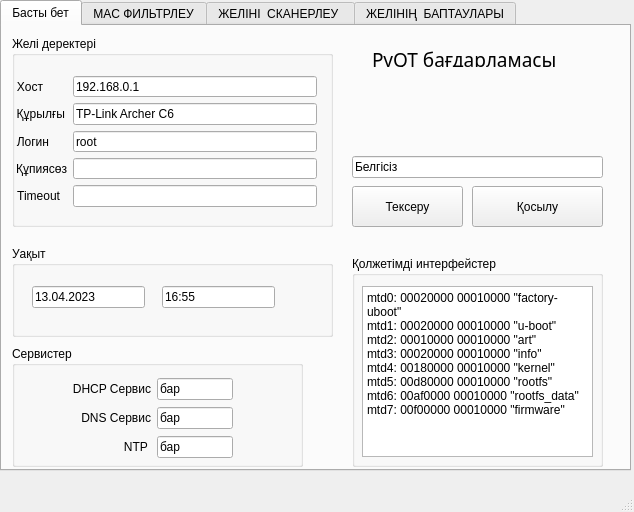
<?xml version="1.0" encoding="UTF-8"?>
<ui version="4.0">
 <class>mainWindow</class>
 <widget class="QMainWindow" name="mainWindow">
  <property name="geometry">
   <rect>
    <x>0</x>
    <y>0</y>
    <width>634</width>
    <height>512</height>
   </rect>
  </property>
  <property name="windowTitle">
   <string>Қауіпсіз желі жүйесі</string>
  </property>
  <widget class="QWidget" name="centralwidget">
   <widget class="QTabWidget" name="tabWidget">
    <property name="geometry">
     <rect>
      <x>0</x>
      <y>0</y>
      <width>631</width>
      <height>471</height>
     </rect>
    </property>
    <property name="currentIndex">
     <number>0</number>
    </property>
    <widget class="QWidget" name="tab">
     <attribute name="title">
      <string>Басты бет</string>
     </attribute>
     <widget class="QGroupBox" name="groupBox_34">
      <property name="geometry">
       <rect>
        <x>10</x>
        <y>10</y>
        <width>321</width>
        <height>191</height>
       </rect>
      </property>
      <property name="title">
       <string>Желі деректері </string>
      </property>
      <widget class="QWidget" name="layoutWidget_2">
       <property name="geometry">
        <rect>
         <x>4</x>
         <y>40</y>
         <width>301</width>
         <height>131</height>
        </rect>
       </property>
       <layout class="QFormLayout" name="formLayout_2">
        <item row="0" column="0">
         <widget class="QLabel" name="label_162">
          <property name="text">
           <string>Хост</string>
          </property>
          <property name="alignment">
           <set>Qt::AlignRight|Qt::AlignTrailing|Qt::AlignVCenter</set>
          </property>
         </widget>
        </item>
        <item row="0" column="1">
         <widget class="QLineEdit" name="hostname_2">
          <property name="text">
           <string>192.168.0.1</string>
          </property>
          <property name="readOnly">
           <bool>true</bool>
          </property>
         </widget>
        </item>
        <item row="1" column="0">
         <widget class="QLabel" name="label_163">
          <property name="text">
           <string>Құрылғы</string>
          </property>
          <property name="alignment">
           <set>Qt::AlignRight|Qt::AlignTrailing|Qt::AlignVCenter</set>
          </property>
         </widget>
        </item>
        <item row="1" column="1">
         <widget class="QLineEdit" name="architecture_2">
          <property name="text">
           <string>TP-Link Archer C6</string>
          </property>
          <property name="readOnly">
           <bool>true</bool>
          </property>
         </widget>
        </item>
        <item row="2" column="0">
         <widget class="QLabel" name="label_164">
          <property name="text">
           <string>Логин</string>
          </property>
          <property name="alignment">
           <set>Qt::AlignRight|Qt::AlignTrailing|Qt::AlignVCenter</set>
          </property>
         </widget>
        </item>
        <item row="2" column="1">
         <widget class="QLineEdit" name="device_2">
          <property name="text">
           <string>root</string>
          </property>
          <property name="readOnly">
           <bool>true</bool>
          </property>
         </widget>
        </item>
        <item row="3" column="0">
         <widget class="QLabel" name="label_165">
          <property name="text">
           <string>Құпиясөз</string>
          </property>
          <property name="alignment">
           <set>Qt::AlignRight|Qt::AlignTrailing|Qt::AlignVCenter</set>
          </property>
         </widget>
        </item>
        <item row="3" column="1">
         <widget class="QLineEdit" name="kernel_2">
          <property name="readOnly">
           <bool>true</bool>
          </property>
         </widget>
        </item>
        <item row="4" column="0">
         <widget class="QLabel" name="label_166">
          <property name="text">
           <string>&lt;html&gt;&lt;head/&gt;&lt;body&gt;&lt;p&gt;Timeout&lt;/p&gt;&lt;/body&gt;&lt;/html&gt;</string>
          </property>
          <property name="alignment">
           <set>Qt::AlignRight|Qt::AlignTrailing|Qt::AlignVCenter</set>
          </property>
         </widget>
        </item>
        <item row="4" column="1">
         <widget class="QLineEdit" name="uptime_2">
          <property name="readOnly">
           <bool>true</bool>
          </property>
         </widget>
        </item>
       </layout>
      </widget>
     </widget>
     <widget class="QGroupBox" name="groupBox_35">
      <property name="geometry">
       <rect>
        <x>10</x>
        <y>220</y>
        <width>321</width>
        <height>91</height>
       </rect>
      </property>
      <property name="title">
       <string>Уақыт</string>
      </property>
      <widget class="QLineEdit" name="time_2">
       <property name="geometry">
        <rect>
         <x>20</x>
         <y>40</y>
         <width>113</width>
         <height>22</height>
        </rect>
       </property>
       <property name="text">
        <string>13.04.2023</string>
       </property>
       <property name="readOnly">
        <bool>true</bool>
       </property>
      </widget>
      <widget class="QLineEdit" name="date">
       <property name="geometry">
        <rect>
         <x>150</x>
         <y>40</y>
         <width>113</width>
         <height>22</height>
        </rect>
       </property>
       <property name="text">
        <string>16:55</string>
       </property>
       <property name="readOnly">
        <bool>true</bool>
       </property>
      </widget>
     </widget>
     <widget class="QGroupBox" name="groupBox_36">
      <property name="geometry">
       <rect>
        <x>350</x>
        <y>230</y>
        <width>251</width>
        <height>211</height>
       </rect>
      </property>
      <property name="title">
       <string>Қолжетімді интерфейстер</string>
      </property>
      <widget class="QPlainTextEdit" name="plainTextEdit">
       <property name="geometry">
        <rect>
         <x>10</x>
         <y>30</y>
         <width>231</width>
         <height>171</height>
        </rect>
       </property>
       <property name="plainText">
        <string>mtd0: 00020000 00010000 &quot;factory-uboot&quot;
mtd1: 00020000 00010000 &quot;u-boot&quot;
mtd2: 00010000 00010000 &quot;art&quot;
mtd3: 00020000 00010000 &quot;info&quot;
mtd4: 00180000 00010000 &quot;kernel&quot;
mtd5: 00d80000 00010000 &quot;rootfs&quot;
mtd6: 00af0000 00010000 &quot;rootfs_data&quot;
mtd7: 00f00000 00010000 &quot;firmware&quot;</string>
       </property>
      </widget>
     </widget>
     <widget class="QGroupBox" name="groupBox_38">
      <property name="geometry">
       <rect>
        <x>10</x>
        <y>320</y>
        <width>291</width>
        <height>121</height>
       </rect>
      </property>
      <property name="title">
       <string>Сервистер</string>
      </property>
      <widget class="QWidget" name="layoutWidget_3">
       <property name="geometry">
        <rect>
         <x>60</x>
         <y>31</y>
         <width>161</width>
         <height>82</height>
        </rect>
       </property>
       <layout class="QGridLayout" name="gridLayout_40">
        <item row="0" column="0">
         <widget class="QLabel" name="label_167">
          <property name="text">
           <string>DHCP Сервис</string>
          </property>
          <property name="alignment">
           <set>Qt::AlignRight|Qt::AlignTrailing|Qt::AlignVCenter</set>
          </property>
         </widget>
        </item>
        <item row="0" column="1">
         <widget class="QLineEdit" name="dhcp_active">
          <property name="text">
           <string>бар</string>
          </property>
          <property name="readOnly">
           <bool>true</bool>
          </property>
         </widget>
        </item>
        <item row="1" column="0">
         <widget class="QLabel" name="label_168">
          <property name="text">
           <string>DNS Сервис</string>
          </property>
          <property name="alignment">
           <set>Qt::AlignRight|Qt::AlignTrailing|Qt::AlignVCenter</set>
          </property>
         </widget>
        </item>
        <item row="1" column="1">
         <widget class="QLineEdit" name="dns_active">
          <property name="text">
           <string>бар</string>
          </property>
          <property name="readOnly">
           <bool>true</bool>
          </property>
         </widget>
        </item>
        <item row="2" column="0">
         <widget class="QLabel" name="label_169">
          <property name="text">
           <string>NTP </string>
          </property>
          <property name="alignment">
           <set>Qt::AlignRight|Qt::AlignTrailing|Qt::AlignVCenter</set>
          </property>
         </widget>
        </item>
        <item row="2" column="1">
         <widget class="QLineEdit" name="ntp_active">
          <property name="text">
           <string>бар</string>
          </property>
          <property name="readOnly">
           <bool>true</bool>
          </property>
         </widget>
        </item>
       </layout>
      </widget>
     </widget>
     <widget class="QLabel" name="label_170">
      <property name="geometry">
       <rect>
        <x>370</x>
        <y>20</y>
        <width>231</width>
        <height>21</height>
       </rect>
      </property>
      <property name="font">
       <font>
        <family>Mongolian Baiti</family>
        <pointsize>14</pointsize>
        <italic>true</italic>
       </font>
      </property>
      <property name="text">
       <string>&lt;html&gt;&lt;head/&gt;&lt;body&gt;&lt;p&gt;&lt;span style=&quot; font-style:normal;&quot;&gt;PyQT бағдарламасы&lt;/span&gt;&lt;/p&gt;&lt;/body&gt;&lt;/html&gt;</string>
      </property>
     </widget>
     <widget class="QPushButton" name="check_btn">
      <property name="geometry">
       <rect>
        <x>350</x>
        <y>160</y>
        <width>111</width>
        <height>41</height>
       </rect>
      </property>
      <property name="text">
       <string>Тексеру</string>
      </property>
     </widget>
     <widget class="QPushButton" name="connect_btn">
      <property name="geometry">
       <rect>
        <x>470</x>
        <y>160</y>
        <width>131</width>
        <height>41</height>
       </rect>
      </property>
      <property name="text">
       <string>Қосылу</string>
      </property>
     </widget>
     <widget class="QLineEdit" name="status">
      <property name="geometry">
       <rect>
        <x>350</x>
        <y>130</y>
        <width>251</width>
        <height>22</height>
       </rect>
      </property>
      <property name="text">
       <string>Белгісіз</string>
      </property>
      <property name="readOnly">
       <bool>true</bool>
      </property>
     </widget>
    </widget>
    <widget class="QWidget" name="tab_2">
     <attribute name="title">
      <string>MAC ФИЛЬТРЛЕУ</string>
     </attribute>
     <widget class="QGroupBox" name="menu_2">
      <property name="geometry">
       <rect>
        <x>10</x>
        <y>10</y>
        <width>141</width>
        <height>431</height>
       </rect>
      </property>
      <property name="font">
       <font>
        <family>Calibri</family>
        <pointsize>9</pointsize>
       </font>
      </property>
      <property name="title">
       <string>Мәзір</string>
      </property>
      <property name="alignment">
       <set>Qt::AlignCenter</set>
      </property>
      <widget class="QPushButton" name="dns_ether_and_rout_button">
       <property name="geometry">
        <rect>
         <x>0</x>
         <y>20</y>
         <width>141</width>
         <height>75</height>
        </rect>
       </property>
       <property name="font">
        <font>
         <weight>75</weight>
         <bold>true</bold>
        </font>
       </property>
       <property name="text">
        <string>MAC 
 ФИЛЬТРЛЕУ</string>
       </property>
       <property name="autoDefault">
        <bool>false</bool>
       </property>
       <property name="default">
        <bool>true</bool>
       </property>
       <property name="flat">
        <bool>true</bool>
       </property>
      </widget>
      <widget class="QPushButton" name="interface_ether_and_rout_button_button">
       <property name="geometry">
        <rect>
         <x>0</x>
         <y>98</y>
         <width>141</width>
         <height>75</height>
        </rect>
       </property>
       <property name="text">
        <string>ЖЕЛІНІ 
 СКАНЕРЛЕУ (NMAP)</string>
       </property>
       <property name="autoDefault">
        <bool>false</bool>
       </property>
       <property name="flat">
        <bool>true</bool>
       </property>
      </widget>
      <widget class="QPushButton" name="Vlan">
       <property name="geometry">
        <rect>
         <x>0</x>
         <y>174</y>
         <width>141</width>
         <height>75</height>
        </rect>
       </property>
       <property name="text">
        <string>ҚҰПИЯСӨЗДЕРДІ 
 ҚАДАҒАЛАУ</string>
       </property>
       <property name="autoDefault">
        <bool>false</bool>
       </property>
       <property name="flat">
        <bool>true</bool>
       </property>
      </widget>
      <widget class="QPushButton" name="dhcp_client_button_3">
       <property name="geometry">
        <rect>
         <x>0</x>
         <y>390</y>
         <width>141</width>
         <height>90</height>
        </rect>
       </property>
       <property name="text">
        <string/>
       </property>
       <property name="autoDefault">
        <bool>false</bool>
       </property>
       <property name="flat">
        <bool>true</bool>
       </property>
      </widget>
      <widget class="QPushButton" name="Bridge">
       <property name="geometry">
        <rect>
         <x>-1</x>
         <y>251</y>
         <width>143</width>
         <height>75</height>
        </rect>
       </property>
       <property name="text">
        <string>ЖЕЛІНІҢ 
 БАПТАУЛАРЫ</string>
       </property>
       <property name="autoDefault">
        <bool>false</bool>
       </property>
       <property name="flat">
        <bool>true</bool>
       </property>
      </widget>
     </widget>
     <widget class="QTableWidget" name="table1">
      <property name="geometry">
       <rect>
        <x>160</x>
        <y>40</y>
        <width>271</width>
        <height>151</height>
       </rect>
      </property>
      <row>
       <property name="text">
        <string>[iPhoneX] - 02:1a:4b:6d:8f:1c</string>
       </property>
      </row>
      <row>
       <property name="text">
        <string>[SamsungGalaxyS21] - 10:6b:8d:2f:3a:5c</string>
       </property>
      </row>
      <row>
       <property name="text">
        <string>[MacBookPro] - 04:9e:7f:a1:3b:0d</string>
       </property>
      </row>
      <row>
       <property name="text">
        <string>[XiaomiMi10] - 12:8f:0d:5e:1c:7a</string>
       </property>
      </row>
     </widget>
     <widget class="QLabel" name="label_2">
      <property name="geometry">
       <rect>
        <x>160</x>
        <y>20</y>
        <width>191</width>
        <height>16</height>
       </rect>
      </property>
      <property name="text">
       <string>Рұқсат етілген құрылғылар</string>
      </property>
     </widget>
     <widget class="QTableWidget" name="table2">
      <property name="geometry">
       <rect>
        <x>160</x>
        <y>250</y>
        <width>271</width>
        <height>151</height>
       </rect>
      </property>
      <row>
       <property name="text">
        <string>[XiaomiRedmiNote10Pro] - 16:1d:7e:9c:0b:4f</string>
       </property>
      </row>
      <row>
       <property name="text">
        <string>[iPhoneX] - 52:4d:32:4e:8f:1f</string>
       </property>
      </row>
     </widget>
     <widget class="QLabel" name="label_3">
      <property name="geometry">
       <rect>
        <x>160</x>
        <y>230</y>
        <width>191</width>
        <height>16</height>
       </rect>
      </property>
      <property name="text">
       <string>Бұғатталған құрылғылар</string>
      </property>
     </widget>
     <widget class="QPushButton" name="add_mac1">
      <property name="geometry">
       <rect>
        <x>560</x>
        <y>140</y>
        <width>41</width>
        <height>23</height>
       </rect>
      </property>
      <property name="text">
       <string>+</string>
      </property>
     </widget>
     <widget class="QPushButton" name="pushButton_2">
      <property name="geometry">
       <rect>
        <x>560</x>
        <y>170</y>
        <width>41</width>
        <height>23</height>
       </rect>
      </property>
      <property name="text">
       <string>-</string>
      </property>
     </widget>
     <widget class="QPushButton" name="pushButton_3">
      <property name="geometry">
       <rect>
        <x>560</x>
        <y>380</y>
        <width>41</width>
        <height>23</height>
       </rect>
      </property>
      <property name="text">
       <string>-</string>
      </property>
     </widget>
     <widget class="QPushButton" name="add_mac2">
      <property name="geometry">
       <rect>
        <x>560</x>
        <y>350</y>
        <width>41</width>
        <height>23</height>
       </rect>
      </property>
      <property name="text">
       <string>+</string>
      </property>
     </widget>
     <widget class="QLineEdit" name="dvc_mac1">
      <property name="geometry">
       <rect>
        <x>450</x>
        <y>40</y>
        <width>151</width>
        <height>20</height>
       </rect>
      </property>
      <property name="placeholderText">
       <string>MAC адресі</string>
      </property>
     </widget>
     <widget class="QLineEdit" name="dvc_name1">
      <property name="geometry">
       <rect>
        <x>450</x>
        <y>70</y>
        <width>151</width>
        <height>20</height>
       </rect>
      </property>
      <property name="placeholderText">
       <string>Атауы</string>
      </property>
     </widget>
     <widget class="QLineEdit" name="dvc_name2">
      <property name="geometry">
       <rect>
        <x>450</x>
        <y>280</y>
        <width>151</width>
        <height>20</height>
       </rect>
      </property>
      <property name="placeholderText">
       <string>Атауы</string>
      </property>
     </widget>
     <widget class="QLineEdit" name="dvc_mac2">
      <property name="geometry">
       <rect>
        <x>450</x>
        <y>250</y>
        <width>151</width>
        <height>20</height>
       </rect>
      </property>
      <property name="placeholderText">
       <string>MAC адресі</string>
      </property>
     </widget>
    </widget>
    <widget class="QWidget" name="tab_3">
     <attribute name="title">
      <string>ЖЕЛІНІ  СКАНЕРЛЕУ </string>
     </attribute>
     <widget class="QGroupBox" name="menu_3">
      <property name="geometry">
       <rect>
        <x>10</x>
        <y>10</y>
        <width>141</width>
        <height>431</height>
       </rect>
      </property>
      <property name="font">
       <font>
        <family>Calibri</family>
        <pointsize>9</pointsize>
       </font>
      </property>
      <property name="title">
       <string>Мәзір</string>
      </property>
      <property name="alignment">
       <set>Qt::AlignCenter</set>
      </property>
      <widget class="QPushButton" name="dns_ether_and_rout_button_2">
       <property name="geometry">
        <rect>
         <x>0</x>
         <y>20</y>
         <width>141</width>
         <height>75</height>
        </rect>
       </property>
       <property name="text">
        <string>MAC 
 ФИЛЬТРЛЕУ</string>
       </property>
       <property name="autoDefault">
        <bool>false</bool>
       </property>
       <property name="default">
        <bool>true</bool>
       </property>
       <property name="flat">
        <bool>true</bool>
       </property>
      </widget>
      <widget class="QPushButton" name="interface_ether_and_rout_button_button_2">
       <property name="geometry">
        <rect>
         <x>0</x>
         <y>98</y>
         <width>141</width>
         <height>75</height>
        </rect>
       </property>
       <property name="font">
        <font>
         <weight>75</weight>
         <bold>true</bold>
        </font>
       </property>
       <property name="text">
        <string>ЖЕЛІНІ 
 СКАНЕРЛЕУ (NMAP)</string>
       </property>
       <property name="autoDefault">
        <bool>false</bool>
       </property>
       <property name="flat">
        <bool>true</bool>
       </property>
      </widget>
      <widget class="QPushButton" name="Vlan_2">
       <property name="geometry">
        <rect>
         <x>0</x>
         <y>174</y>
         <width>141</width>
         <height>75</height>
        </rect>
       </property>
       <property name="text">
        <string>ҚҰПИЯСӨЗДЕРДІ 
 ҚАДАҒАЛАУ</string>
       </property>
       <property name="autoDefault">
        <bool>false</bool>
       </property>
       <property name="flat">
        <bool>true</bool>
       </property>
      </widget>
      <widget class="QPushButton" name="dhcp_client_button_4">
       <property name="geometry">
        <rect>
         <x>0</x>
         <y>390</y>
         <width>141</width>
         <height>90</height>
        </rect>
       </property>
       <property name="text">
        <string/>
       </property>
       <property name="autoDefault">
        <bool>false</bool>
       </property>
       <property name="flat">
        <bool>true</bool>
       </property>
      </widget>
      <widget class="QPushButton" name="Bridge_2">
       <property name="geometry">
        <rect>
         <x>-1</x>
         <y>251</y>
         <width>143</width>
         <height>75</height>
        </rect>
       </property>
       <property name="text">
        <string>ЖЕЛІНІҢ 
 БАПТАУЛАРЫ</string>
       </property>
       <property name="autoDefault">
        <bool>false</bool>
       </property>
       <property name="flat">
        <bool>true</bool>
       </property>
      </widget>
     </widget>
     <widget class="QTextEdit" name="textEdit">
      <property name="geometry">
       <rect>
        <x>170</x>
        <y>40</y>
        <width>431</width>
        <height>151</height>
       </rect>
      </property>
      <property name="html">
       <string>&lt;!DOCTYPE HTML PUBLIC &quot;-//W3C//DTD HTML 4.0//EN&quot; &quot;http://www.w3.org/TR/REC-html40/strict.dtd&quot;&gt;
&lt;html&gt;&lt;head&gt;&lt;meta name=&quot;qrichtext&quot; content=&quot;1&quot; /&gt;&lt;style type=&quot;text/css&quot;&gt;
p, li { white-space: pre-wrap; }
&lt;/style&gt;&lt;/head&gt;&lt;body style=&quot; font-family:'MS Shell Dlg 2'; font-size:8.25pt; font-weight:400; font-style:normal;&quot;&gt;
&lt;p style=&quot; margin-top:0px; margin-bottom:0px; margin-left:0px; margin-right:0px; -qt-block-indent:0; text-indent:0px;&quot;&gt;&lt;span style=&quot; font-size:8pt; color:#00ff00;&quot;&gt;[2023-05-16 19:15:23] - nmap сканерлеу &lt;/span&gt;&lt;/p&gt;
&lt;p style=&quot; margin-top:0px; margin-bottom:0px; margin-left:0px; margin-right:0px; -qt-block-indent:0; text-indent:0px;&quot;&gt;&lt;span style=&quot; font-size:8pt;&quot;&gt;[2023-05-16 19:15:25] - ssh интерфейсіне қосылу&lt;/span&gt;&lt;/p&gt;
&lt;p style=&quot; margin-top:0px; margin-bottom:0px; margin-left:0px; margin-right:0px; -qt-block-indent:0; text-indent:0px;&quot;&gt;&lt;span style=&quot; font-size:8pt;&quot;&gt;[2023-05-16 19:15:28] - қосылу сәтті&lt;/span&gt;&lt;/p&gt;
&lt;p style=&quot; margin-top:0px; margin-bottom:0px; margin-left:0px; margin-right:0px; -qt-block-indent:0; text-indent:0px;&quot;&gt;&lt;span style=&quot; font-size:8pt; color:#000000;&quot;&gt;[2023-05-16 19:15:29] - сканерлеу басталды&lt;/span&gt;&lt;/p&gt;
&lt;p style=&quot; margin-top:0px; margin-bottom:0px; margin-left:0px; margin-right:0px; -qt-block-indent:0; text-indent:0px;&quot;&gt;&lt;span style=&quot; font-size:8pt; color:#ff0000;&quot;&gt;[2023-05-16 19:17:32] - NULL (DOS) шабуылы анықталды! - [192.168.0.148]&lt;/span&gt;&lt;/p&gt;
&lt;p style=&quot;-qt-paragraph-type:empty; margin-top:0px; margin-bottom:0px; margin-left:0px; margin-right:0px; -qt-block-indent:0; text-indent:0px; font-size:8pt;&quot;&gt;&lt;br /&gt;&lt;/p&gt;&lt;/body&gt;&lt;/html&gt;</string>
      </property>
     </widget>
     <widget class="QLabel" name="label_4">
      <property name="geometry">
       <rect>
        <x>170</x>
        <y>20</y>
        <width>191</width>
        <height>16</height>
       </rect>
      </property>
      <property name="text">
       <string>Логтар</string>
      </property>
     </widget>
     <widget class="QGroupBox" name="groupBox">
      <property name="geometry">
       <rect>
        <x>170</x>
        <y>200</y>
        <width>431</width>
        <height>131</height>
       </rect>
      </property>
      <property name="title">
       <string>Басқару</string>
      </property>
      <widget class="QPushButton" name="pushButton_5">
       <property name="geometry">
        <rect>
         <x>340</x>
         <y>10</y>
         <width>75</width>
         <height>23</height>
        </rect>
       </property>
       <property name="text">
        <string>Іске қосу</string>
       </property>
       <property name="checkable">
        <bool>false</bool>
       </property>
      </widget>
      <widget class="QPushButton" name="pushButton_6">
       <property name="geometry">
        <rect>
         <x>250</x>
         <y>10</y>
         <width>75</width>
         <height>23</height>
        </rect>
       </property>
       <property name="text">
        <string>Тоқтату</string>
       </property>
      </widget>
      <widget class="QLabel" name="label_5">
       <property name="geometry">
        <rect>
         <x>10</x>
         <y>40</y>
         <width>191</width>
         <height>16</height>
        </rect>
       </property>
       <property name="text">
        <string>Құпиясөздерді қадағалау</string>
       </property>
      </widget>
      <widget class="QCheckBox" name="checkBox">
       <property name="geometry">
        <rect>
         <x>150</x>
         <y>40</y>
         <width>70</width>
         <height>17</height>
        </rect>
       </property>
       <property name="text">
        <string/>
       </property>
      </widget>
      <widget class="QLineEdit" name="ip_interfaces">
       <property name="geometry">
        <rect>
         <x>160</x>
         <y>80</y>
         <width>113</width>
         <height>22</height>
        </rect>
       </property>
       <property name="text">
        <string>192.168.0.1</string>
       </property>
      </widget>
      <widget class="QLineEdit" name="ip_interfaces_2">
       <property name="geometry">
        <rect>
         <x>300</x>
         <y>80</y>
         <width>113</width>
         <height>22</height>
        </rect>
       </property>
       <property name="text">
        <string>192.168.0.255</string>
       </property>
      </widget>
      <widget class="QLabel" name="label_6">
       <property name="geometry">
        <rect>
         <x>10</x>
         <y>80</y>
         <width>191</width>
         <height>16</height>
        </rect>
       </property>
       <property name="text">
        <string>Сканерлеу диапазоны</string>
       </property>
      </widget>
     </widget>
    </widget>
    <widget class="QWidget" name="tab_4">
     <attribute name="title">
      <string>ЖЕЛІНІҢ  БАПТАУЛАРЫ</string>
     </attribute>
     <widget class="QGroupBox" name="menu_4">
      <property name="geometry">
       <rect>
        <x>10</x>
        <y>10</y>
        <width>141</width>
        <height>431</height>
       </rect>
      </property>
      <property name="font">
       <font>
        <family>Calibri</family>
        <pointsize>9</pointsize>
       </font>
      </property>
      <property name="title">
       <string>Мәзір</string>
      </property>
      <property name="alignment">
       <set>Qt::AlignCenter</set>
      </property>
      <widget class="QPushButton" name="dns_ether_and_rout_button_3">
       <property name="geometry">
        <rect>
         <x>0</x>
         <y>20</y>
         <width>141</width>
         <height>75</height>
        </rect>
       </property>
       <property name="text">
        <string>MAC 
 ФИЛЬТРЛЕУ</string>
       </property>
       <property name="autoDefault">
        <bool>false</bool>
       </property>
       <property name="default">
        <bool>true</bool>
       </property>
       <property name="flat">
        <bool>true</bool>
       </property>
      </widget>
      <widget class="QPushButton" name="interface_ether_and_rout_button_button_3">
       <property name="geometry">
        <rect>
         <x>0</x>
         <y>98</y>
         <width>141</width>
         <height>75</height>
        </rect>
       </property>
       <property name="text">
        <string>ЖЕЛІНІ 
 СКАНЕРЛЕУ (NMAP)</string>
       </property>
       <property name="autoDefault">
        <bool>false</bool>
       </property>
       <property name="flat">
        <bool>true</bool>
       </property>
      </widget>
      <widget class="QPushButton" name="Vlan_3">
       <property name="geometry">
        <rect>
         <x>0</x>
         <y>174</y>
         <width>141</width>
         <height>75</height>
        </rect>
       </property>
       <property name="text">
        <string>ҚҰПИЯСӨЗДЕРДІ 
 ҚАДАҒАЛАУ</string>
       </property>
       <property name="autoDefault">
        <bool>false</bool>
       </property>
       <property name="flat">
        <bool>true</bool>
       </property>
      </widget>
      <widget class="QPushButton" name="dhcp_client_button_5">
       <property name="geometry">
        <rect>
         <x>0</x>
         <y>390</y>
         <width>141</width>
         <height>90</height>
        </rect>
       </property>
       <property name="text">
        <string/>
       </property>
       <property name="autoDefault">
        <bool>false</bool>
       </property>
       <property name="flat">
        <bool>true</bool>
       </property>
      </widget>
      <widget class="QPushButton" name="Bridge_3">
       <property name="geometry">
        <rect>
         <x>-1</x>
         <y>251</y>
         <width>143</width>
         <height>75</height>
        </rect>
       </property>
       <property name="font">
        <font>
         <weight>75</weight>
         <bold>true</bold>
        </font>
       </property>
       <property name="text">
        <string>ЖЕЛІНІҢ 
 БАПТАУЛАРЫ</string>
       </property>
       <property name="autoDefault">
        <bool>false</bool>
       </property>
       <property name="flat">
        <bool>true</bool>
       </property>
      </widget>
     </widget>
     <widget class="QGroupBox" name="groupBox_29">
      <property name="geometry">
       <rect>
        <x>160</x>
        <y>20</y>
        <width>461</width>
        <height>121</height>
       </rect>
      </property>
      <property name="title">
       <string>Құпиясөзді ауыстыру</string>
      </property>
      <widget class="QLabel" name="label_135">
       <property name="geometry">
        <rect>
         <x>10</x>
         <y>30</y>
         <width>121</width>
         <height>20</height>
        </rect>
       </property>
       <property name="text">
        <string>Ескі құпиясөз</string>
       </property>
       <property name="alignment">
        <set>Qt::AlignRight|Qt::AlignTrailing|Qt::AlignVCenter</set>
       </property>
      </widget>
      <widget class="QLabel" name="label_136">
       <property name="geometry">
        <rect>
         <x>10</x>
         <y>60</y>
         <width>121</width>
         <height>20</height>
        </rect>
       </property>
       <property name="text">
        <string>Жаңа құпиясөз</string>
       </property>
       <property name="alignment">
        <set>Qt::AlignRight|Qt::AlignTrailing|Qt::AlignVCenter</set>
       </property>
      </widget>
      <widget class="QLabel" name="label_137">
       <property name="geometry">
        <rect>
         <x>10</x>
         <y>90</y>
         <width>121</width>
         <height>20</height>
        </rect>
       </property>
       <property name="text">
        <string>Құпиясөзді қайталаңыз</string>
       </property>
       <property name="alignment">
        <set>Qt::AlignRight|Qt::AlignTrailing|Qt::AlignVCenter</set>
       </property>
      </widget>
      <widget class="QLineEdit" name="old_pass">
       <property name="geometry">
        <rect>
         <x>140</x>
         <y>30</y>
         <width>113</width>
         <height>22</height>
        </rect>
       </property>
       <property name="echoMode">
        <enum>QLineEdit::Password</enum>
       </property>
      </widget>
      <widget class="QLineEdit" name="new_pass">
       <property name="geometry">
        <rect>
         <x>140</x>
         <y>60</y>
         <width>113</width>
         <height>22</height>
        </rect>
       </property>
       <property name="echoMode">
        <enum>QLineEdit::Password</enum>
       </property>
      </widget>
      <widget class="QLineEdit" name="rep_new_pass">
       <property name="geometry">
        <rect>
         <x>140</x>
         <y>90</y>
         <width>113</width>
         <height>22</height>
        </rect>
       </property>
       <property name="echoMode">
        <enum>QLineEdit::Password</enum>
       </property>
      </widget>
      <widget class="QPushButton" name="change_pass_button">
       <property name="geometry">
        <rect>
         <x>360</x>
         <y>90</y>
         <width>93</width>
         <height>28</height>
        </rect>
       </property>
       <property name="text">
        <string>Сақтау</string>
       </property>
      </widget>
      <widget class="QTextEdit" name="pass_textEdit">
       <property name="geometry">
        <rect>
         <x>260</x>
         <y>30</y>
         <width>191</width>
         <height>51</height>
        </rect>
       </property>
       <property name="readOnly">
        <bool>true</bool>
       </property>
      </widget>
     </widget>
     <widget class="QGroupBox" name="administration_config_2">
      <property name="geometry">
       <rect>
        <x>160</x>
        <y>150</y>
        <width>461</width>
        <height>291</height>
       </rect>
      </property>
      <property name="title">
       <string>Баптаулар</string>
      </property>
      <widget class="QGroupBox" name="groupBox_39">
       <property name="geometry">
        <rect>
         <x>10</x>
         <y>30</y>
         <width>471</width>
         <height>61</height>
        </rect>
       </property>
       <property name="title">
        <string>Роутерді қосып өшіру:</string>
       </property>
       <widget class="QPushButton" name="reboot_button_2">
        <property name="geometry">
         <rect>
          <x>170</x>
          <y>20</y>
          <width>93</width>
          <height>28</height>
         </rect>
        </property>
        <property name="text">
         <string>Қосып өшіру</string>
        </property>
       </widget>
      </widget>
      <widget class="QGroupBox" name="groupBox_40">
       <property name="geometry">
        <rect>
         <x>10</x>
         <y>100</y>
         <width>471</width>
         <height>71</height>
        </rect>
       </property>
       <property name="title">
        <string>Жүйені жаңарту:</string>
       </property>
       <widget class="QPushButton" name="update_button_2">
        <property name="geometry">
         <rect>
          <x>170</x>
          <y>20</y>
          <width>93</width>
          <height>28</height>
         </rect>
        </property>
        <property name="text">
         <string>Жаңарту</string>
        </property>
       </widget>
      </widget>
      <widget class="QGroupBox" name="groupBox_41">
       <property name="geometry">
        <rect>
         <x>10</x>
         <y>190</y>
         <width>471</width>
         <height>80</height>
        </rect>
       </property>
       <property name="title">
        <string>Конфигурацияның көшірмесін жасау:</string>
       </property>
       <widget class="QLabel" name="label_175">
        <property name="geometry">
         <rect>
          <x>20</x>
          <y>40</y>
          <width>55</width>
          <height>16</height>
         </rect>
        </property>
        <property name="text">
         <string>Аты</string>
        </property>
        <property name="alignment">
         <set>Qt::AlignRight|Qt::AlignTrailing|Qt::AlignVCenter</set>
        </property>
       </widget>
       <widget class="QLineEdit" name="backup_name_2">
        <property name="geometry">
         <rect>
          <x>90</x>
          <y>40</y>
          <width>113</width>
          <height>22</height>
         </rect>
        </property>
        <property name="text">
         <string>new.conf</string>
        </property>
       </widget>
       <widget class="QPushButton" name="backup_button_2">
        <property name="geometry">
         <rect>
          <x>220</x>
          <y>40</y>
          <width>93</width>
          <height>28</height>
         </rect>
        </property>
        <property name="text">
         <string>Сақтау</string>
        </property>
       </widget>
       <widget class="QPushButton" name="pushButton_8">
        <property name="geometry">
         <rect>
          <x>320</x>
          <y>40</y>
          <width>93</width>
          <height>28</height>
         </rect>
        </property>
        <property name="text">
         <string>Жою</string>
        </property>
       </widget>
      </widget>
     </widget>
    </widget>
   </widget>
  </widget>
  <widget class="QMenuBar" name="menubar">
   <property name="geometry">
    <rect>
     <x>0</x>
     <y>0</y>
     <width>634</width>
     <height>21</height>
    </rect>
   </property>
  </widget>
  <widget class="QStatusBar" name="statusbar"/>
 </widget>
 <resources/>
 <connections/>
</ui>
